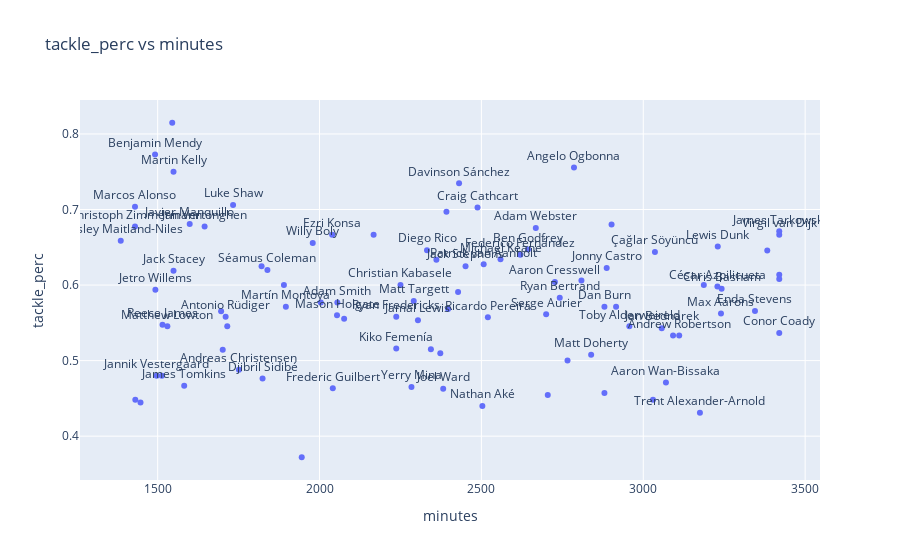

The cell this chart's notebook holds for it:
### Code cell
plot(defenders,'minutes','tackle_perc','scatter')

### Figure 1 — Plotly figure (JSON) as saved in the notebook; plotly's stock layout.template omitted (floating-point values rounded to 4 significant figures)
{"data": [{"mode": "markers+text", "text": ["Patrick van Aanholt", "Max Aarons", "Nathan Aké", "Toby Alderweireld", "Trent Alexander-Arnold", "Marcos Alonso", "Serge Aurier", "César Azpilicueta", null, null, "Chris Basham", "Jan Bednarek", "Ryan Bertrand", "Willy Boly", "Dan Burn", null, "Jonny Castro", "Craig Cathcart", null, "Andreas Christensen", "Conor Coady", "Séamus Coleman", null, "Aaron Cresswell", null, null, null, "Virgil van Dijk", null, "Matt Doherty", "Lewis Dunk", null, null, null, "Kiko Femenía", "Federico Fernández", null, "Ryan Fredericks", "Ben Godfrey", null, "Frederic Guilbert", null, "Mason Holgate", "Reece James", "Christian Kabasele", "Michael Keane", "Martin Kelly", null, "Ezri Konsa", null, "Jamal Lewis", null, "Matthew Lowton", null, null, "Ainsley Maitland-Niles", "Javier Manquillo", null, null, null, "Benjamin Mendy", "Yerry Mina", null, "Martín Montoya", null, "Angelo Ogbonna", null, null, "Ricardo Pereira", "Diego Rico", "Andrew Robertson", "Antonio Rüdiger", null, "Davinson Sánchez", "Luke Shaw", "Djibril Sidibé", "Adam Smith", "Çağlar Söyüncü", "Jack Stacey", "Jack Stephens", "Enda Stevens", "Matt Targett", "James Tarkowski", null, "James Tomkins", "Jan Vertonghen", "Jannik Vestergaard", null, "Aaron Wan-Bissaka", "Joel Ward", "Adam Webster", "Jetro Willems", "Christoph Zimmermann", null], "textposition": "top center", "type": "scatter", "x": [2507, 3240, 2503, 2957, 3175, 1430, 2700, 3229, 3420, 1890, 3242, 3057, 2742, 1979, 2880, 2167, 2887, 2488, 2373, 1751, 3420, 1839, 2428, 2727, 1431, 2361, 3030, 3420, 2766, 2839, 3230, 3187, 1447, 3383, 2237, 2620, 2397, 2237, 2644, 2004, 2041, 1545, 2054, 1515, 2250, 2559, 1549, 1701, 2039, 2076, 2304, 3092, 1530, 2809, 3420, 1386, 1599, 1513, 1821, 2880, 1492, 2284, 2902, 1896, 2916, 2786, 1715, 1696, 2520, 2332, 3111, 1710, 2705, 2431, 1733, 1824, 2055, 3036, 1549, 2451, 3345, 2291, 3420, 1945, 1582, 1645, 1497, 2392, 3070, 2382, 2668, 1493, 1430, 2344], "y": [0.6275, 0.5625, 0.44, 0.5455, 0.431, 0.7037, 0.5612, 0.598, 0.6081, 0.6, 0.5952, 0.5429, 0.5833, 0.6557, 0.5714, 0.6667, 0.6224, 0.7027, 0.5098, 0.4878, 0.5366, 0.62, 0.5909, 0.6042, 0.4483, 0.6333, 0.4483, 0.6667, 0.5, 0.5077, 0.6512, 0.6, 0.4444, 0.6458, 0.5161, 0.64, 0.5682, 0.5581, 0.6471, 0.5769, 0.4634, 0.8148, 0.56, 0.5476, 0.6, 0.6341, 0.75, 0.5143, 0.6667, 0.5556, 0.5536, 0.5333, 0.5455, 0.6061, 0.6136, 0.6585, 0.6809, 0.48, 0.625, 0.4571, 0.7727, 0.4651, 0.68, 0.5714, 0.5714, 0.7556, 0.5455, 0.5652, 0.5574, 0.6462, 0.5333, 0.5581, 0.4545, 0.7347, 0.7059, 0.4762, 0.5769, 0.6438, 0.619, 0.625, 0.5658, 0.5789, 0.6711, 0.3721, 0.4667, 0.6774, 0.48, 0.697, 0.471, 0.4627, 0.6757, 0.5938, 0.6774, 0.5152]}], "layout": {"title": {"text": "tackle_perc vs minutes"}, "xaxis": {"title": {"text": "minutes"}}, "yaxis": {"title": {"text": "tackle_perc"}}}}
